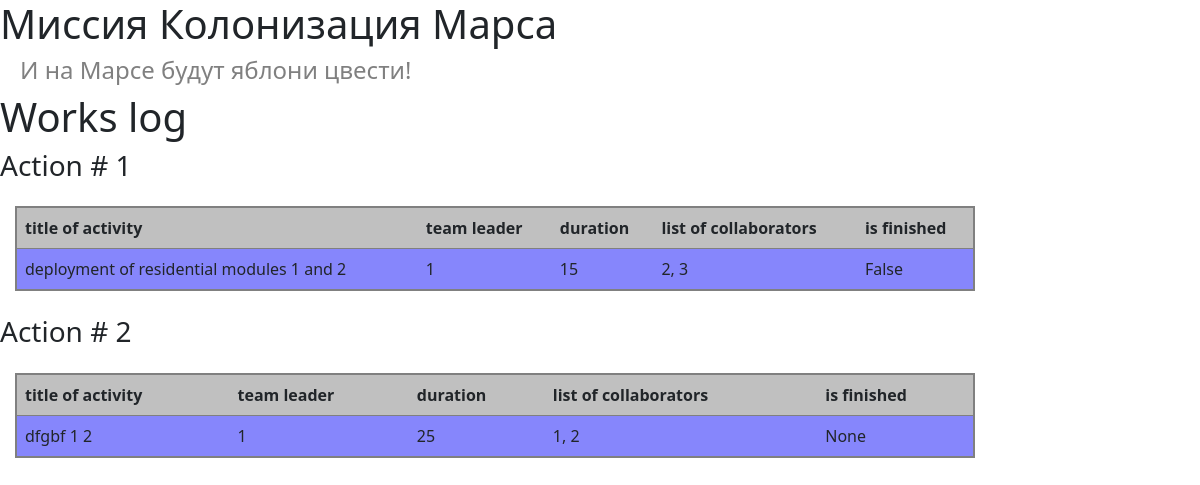
Before: /index/ with the older database file.
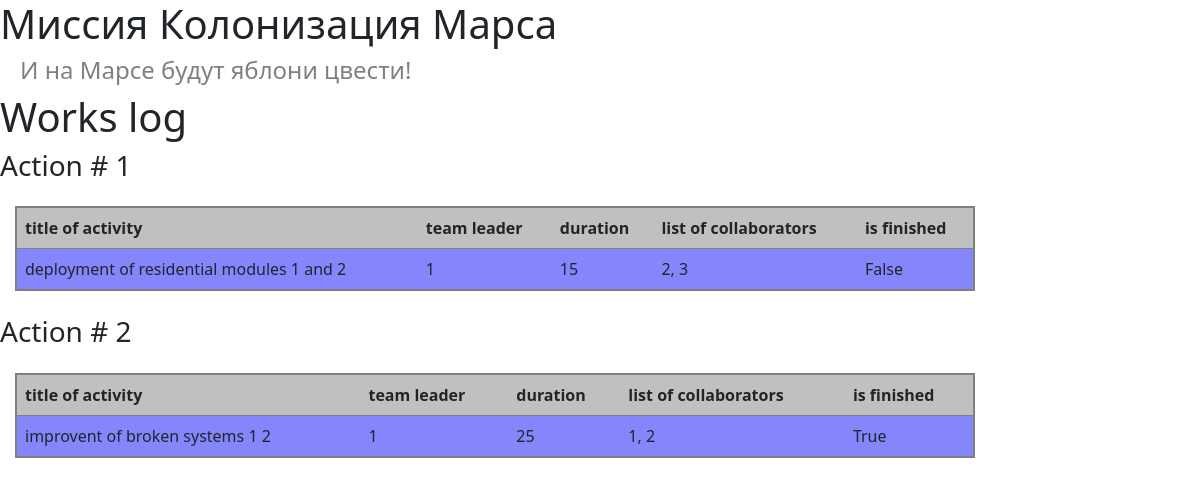
After: the same page with the newer database file.
### data/jobs.py (models this page shows)
class Jobs(SqlAlchemyBase):
    __tablename__ = 'jobs'
    id = sqlalchemy.Column(sqlalchemy.Integer,
                           primary_key=True, autoincrement=True)
    team_leader = sqlalchemy.Column(sqlalchemy.Integer,
                                    sqlalchemy.ForeignKey("users.id"))
    job = sqlalchemy.Column(sqlalchemy.String, nullable=True)
    work_size = sqlalchemy.Column(sqlalchemy.Integer, nullable=True)
    collaborators = sqlalchemy.Column(sqlalchemy.String, nullable=True)
    start_date = sqlalchemy.Column(sqlalchemy.DateTime, default=datetime.datetime.now)
    end_date = sqlalchemy.Column(sqlalchemy.DateTime, default=datetime.datetime.now)
    is_finished = sqlalchemy.Column(sqlalchemy.Boolean, nullable=True)

### main.py (the view)
@app.route('/')
@app.route('/index/')
def index():
    db_sess = db_session.create_session()
    jobs = db_sess.query(Jobs).all()
    return render_template("index.html", jobs=jobs)

### data/db_session.py (called while the page is built)
def create_session() -> Session:
    global __factory
    return __factory()

### templates/index.html
{% extends "base.html" %}
{% block block_text %}
<h1>Works log</h1>
{% for item in jobs %}
<div>
    <h3>Action # {{item.id}}</h3>
    <table class="table">
        <tr class="table_head">
            <th>title of activity</th>
            <th>team leader</th>
            <th>duration</th>
            <th>list of collaborators</th>
            <th>is finished</th>
        </tr>
        <tr class="table_data">
            <td>{{item.job}}</td>
            <td>{{item.team_leader}}</td>
            <td>{{item.work_size}}</td>
            <td>{{item.collaborators}}</td>
            <td>{{item.is_finished}}</td>
        </tr>
    </table>
</div>
{% endfor %}
{% endblock %}

### templates/base.html (shortened to what this page needs)
<!DOCTYPE html>
<html lang="ru">
    <head>
        <link
            rel="stylesheet"
            href="https://cdn.jsdelivr.net/npm/bootstrap@5.0.0-beta1/dist/css/bootstrap.min.css"
        >
        <link
            rel="stylesheet"
            href="{{ url_for('static', filename='css/styles.css') }}"
            type="text/css"
        >
    </head>
    <body>
        <h1>Миссия Колонизация Марса</h1>
        <h4 class="level4">И на Марсе будут яблони цвести!</h4>
        <div>{% block block_text %}{% endblock %}</div>
    </body>
</html>

### static/css/styles.css (style rules this page uses)
.level4 { color: grey; margin-left: 20px; }
.table { width: 80vw; height: 50px; margin: 2vw 15px; border: gray solid 2px; }
.table_head { background-color: silver; }
.table_data { background-color: #8686fc; }

Changed rows visible on the page:
changed Jobs id 2: job "dfgbf 1 2" → "improvent of broken systems 1 2"; is_finished "None" → "True"
